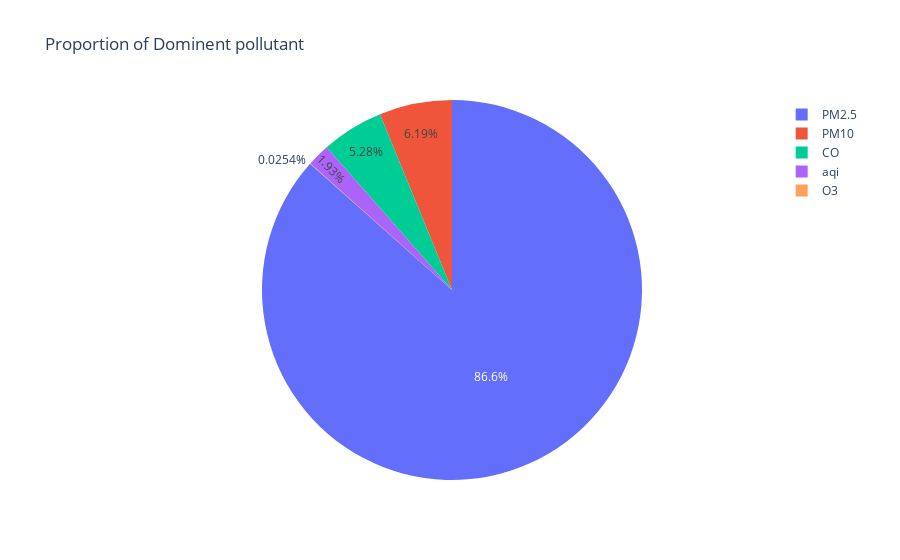

Notebook code for this chart:
### Markdown cell above
## Chất ô nhiễm chủ đạo

### Code cell
pollutant_counts = df['Dominent pollutant'].value_counts()
pollutant_counts.name = "count"
# Vẽ biểu đồ tròn bằng plotly
fig = px.pie(pollutant_counts, values='count', names=pollutant_counts.index,
             title="Proportion of Dominent pollutant")
fig.write_image(f"{CHART_DIR}/dominent_pollutant_proportion.png")
fig.show()

### Figure 1 — Plotly figure (JSON) as saved in the notebook; plotly's stock layout.template omitted (floating-point values rounded to 4 significant figures)
{"data": [{"domain": {"x": [0, 1], "y": [0, 1]}, "hovertemplate": "Dominent pollutant=%{label}<br>count=%{value}<extra></extra>", "labels": ["PM2.5", "PM10", "CO", "aqi", "O3"], "legendgroup": "", "name": "", "showlegend": true, "type": "pie", "values": [3412, 244, 208, 76, 1]}], "layout": {"legend": {"tracegroupgap": 0}, "title": {"text": "Proportion of Dominent pollutant"}}}
